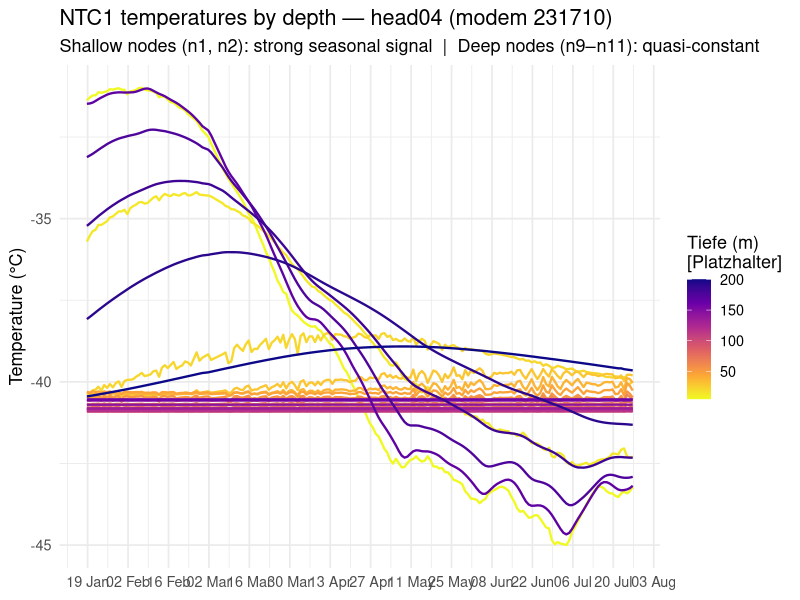
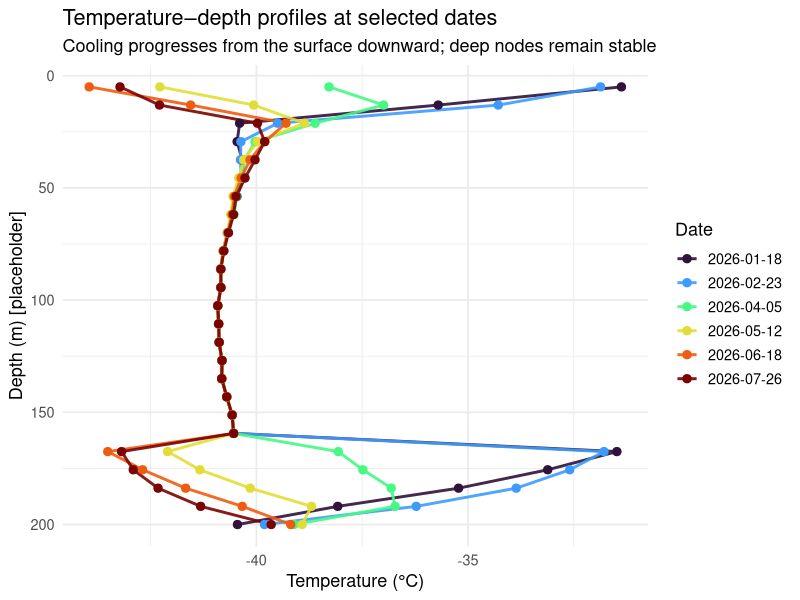
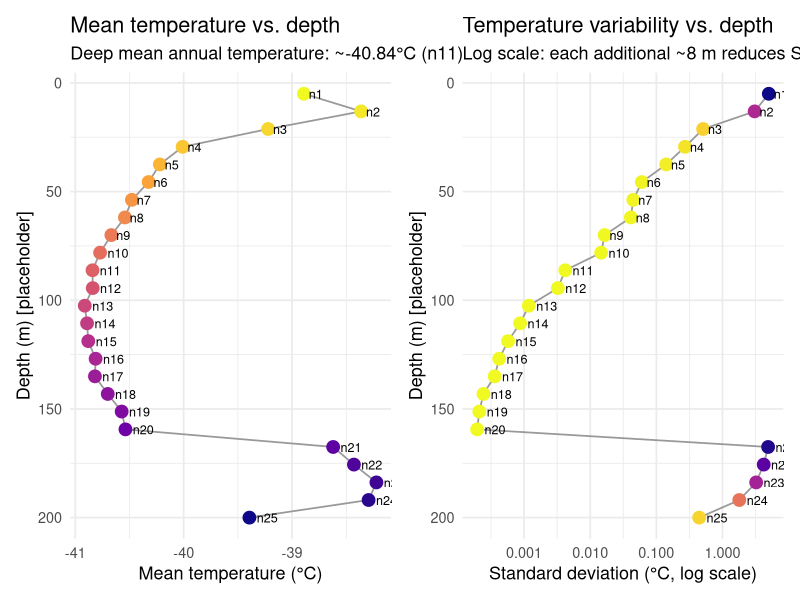
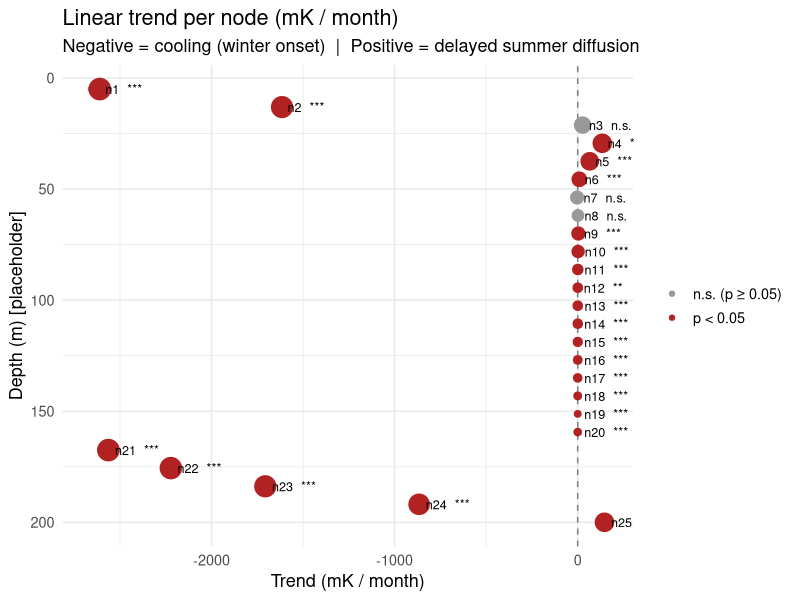
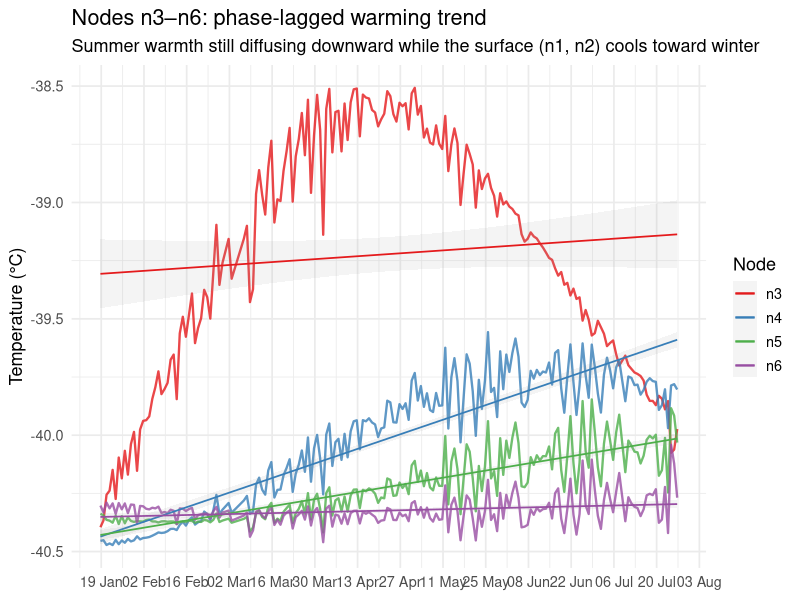
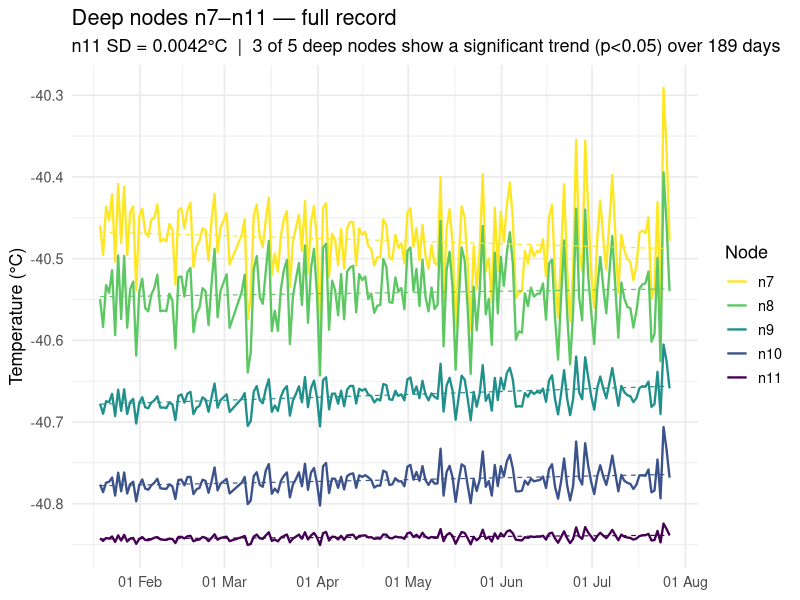
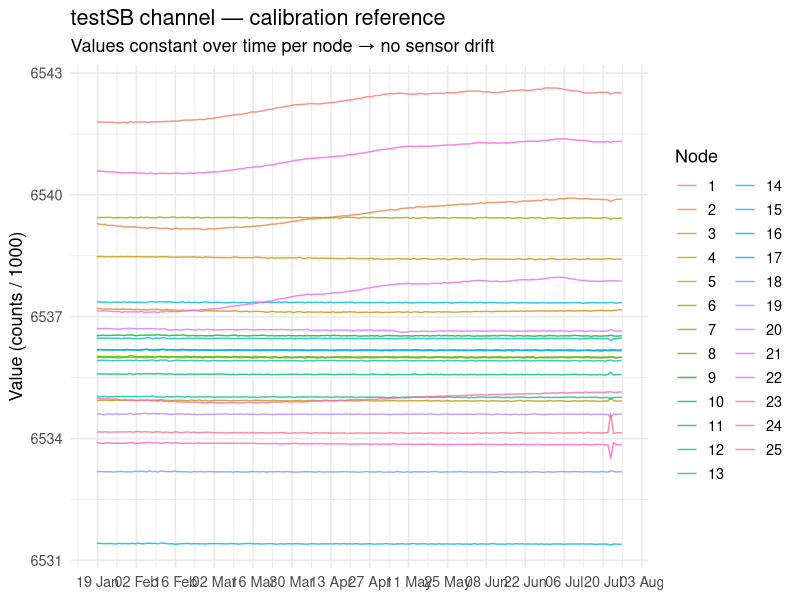

The R script that drew these images, in order:
## ---- chunk 1
library(readr)
library(dplyr)
library(tidyr)
library(ggplot2)
library(lubridate)
library(patchwork)

d <- read_csv("./data/decoded_head04_231710_combined.csv", show_col_types = FALSE) |>
  mutate(
    time_utc = as_datetime(time_utc),
    t_days   = as.numeric(difftime(time_utc, min(time_utc), units = "days"))
  )
## ---- chunk 2
# Placeholder depths: evenly spaced 5–200 m across all 25 nodes.
# (All 25 now decode via the Cloudloop API; under the old 128-B truncation only
# n1–n11 were available, so this table used to stop at n11.)
# Adjust node_depths once true installation depths are available.
depth_step <- (200 - 5) / (25 - 1)
node_depths <- tibble(
  node  = 1:25,
  depth = round(5 + (0:24) * depth_step, 1)
)
knitr::kable(node_depths, col.names = c("Node", "Depth (m) [placeholder]"),
             caption = "Assumed sensor depths — replace with true values")
## ---- chunk 3
ntc_long <- d |>
  select(time_utc, matches("^n[0-9]+\\.ntc1_temp_C$")) |>
  pivot_longer(-time_utc, names_to = "sensor", values_to = "temp_C") |>
  mutate(node = as.integer(sub("n(\\d+)\\..*", "\\1", sensor))) |>
  left_join(node_depths, by = "node")

ggplot(ntc_long, aes(time_utc, temp_C, colour = depth, group = node)) +
  geom_line(linewidth = 0.8) +
  scale_colour_viridis_c(option = "plasma", direction = -1,
                         name = "Tiefe (m)\n[Platzhalter]") +
  scale_x_datetime(date_breaks = "2 weeks", date_labels = "%d %b") +
  labs(
    title    = "NTC1 temperatures by depth — head04 (modem 231710)",
    subtitle = "Shallow nodes (n1, n2): strong seasonal signal  |  Deep nodes (n9–n11): quasi-constant",
    x = NULL, y = "Temperature (°C)"
  ) +
  theme_minimal(base_size = 13)
## ---- chunk 4
profile_dates <- d |>
  pull(time_utc) |> as.Date() |> unique() |>
  (\(x) x[seq(1, length(x), length.out = 6)])() |>
  as.character()

profiles <- ntc_long |>
  mutate(date = as.character(as.Date(time_utc))) |>
  filter(date %in% profile_dates)

ggplot(profiles, aes(temp_C, depth, colour = date, group = date)) +
  geom_path(linewidth = 1, alpha = 0.9) +
  geom_point(size = 2.5) +
  scale_y_reverse(name = "Depth (m) [placeholder]") +
  scale_colour_viridis_d(option = "turbo", name = "Date") +
  labs(
    title    = "Temperature–depth profiles at selected dates",
    subtitle = "Cooling progresses from the surface downward; deep nodes remain stable",
    x = "Temperature (°C)"
  ) +
  theme_minimal(base_size = 13)
## ---- chunk 5
node_stats <- ntc_long |>
  group_by(node, depth) |>
  summarise(
    mean_T  = mean(temp_C, na.rm = TRUE),
    sd_T    = sd(temp_C,   na.rm = TRUE),
    range_T = max(temp_C, na.rm = TRUE) - min(temp_C, na.rm = TRUE),
    .groups = "drop"
  )

p_sd <- ggplot(node_stats, aes(sd_T, depth)) +
  geom_path(colour = "grey60", linewidth = 0.6) +
  geom_point(aes(colour = sd_T), size = 4) +
  geom_text(aes(label = paste0("n", node)), hjust = -0.35, size = 3.2) +
  scale_colour_viridis_c(option = "plasma", direction = -1, guide = "none") +
  scale_y_reverse(name = "Depth (m) [placeholder]") +
  scale_x_log10() +
  labs(title = "Temperature variability vs. depth",
       subtitle = "Log scale: each additional ~8 m reduces SD by ~50%",
       x = "Standard deviation (°C, log scale)") +
  theme_minimal(base_size = 13)

p_mean <- ggplot(node_stats, aes(mean_T, depth)) +
  geom_path(colour = "grey60", linewidth = 0.6) +
  geom_point(aes(colour = depth), size = 4, show.legend = FALSE) +
  scale_colour_viridis_c(option = "plasma", direction = -1) +
  geom_text(aes(label = paste0("n", node)), hjust = -0.35, size = 3.2) +
  scale_y_reverse(name = "Depth (m) [placeholder]") +
  labs(title = "Mean temperature vs. depth",
       subtitle = sprintf("Deep mean annual temperature: ~%.2f°C (n11)",
                          node_stats$mean_T[node_stats$node == 11]),
       x = "Mean temperature (°C)") +
  theme_minimal(base_size = 13)

p_mean | p_sd
## ---- chunk 6
node_stats |>
  mutate(across(where(is.numeric), \(x) round(x, 3))) |>
  knitr::kable(
    col.names = c("Node", "Depth (m)", "Mean T (°C)", "SD (°C)", "Range (°C)"),
    caption   = "Temperature statistics per node"
  )
## ---- chunk 7
ntc_cols <- grep("^n[0-9]+\\.ntc1_temp_C$", names(d), value = TRUE)

trends <- lapply(ntc_cols, function(col) {
  node <- as.integer(sub("n(\\d+)\\..*", "\\1", col))
  dat  <- data.frame(t = d$t_days, y = d[[col]]) |> na.omit()
  m    <- lm(y ~ t, data = dat)
  s    <- summary(m)
  tibble(node            = node,
         slope_mK_month  = coef(m)[2] * 30 * 1000,
         se_mK_month     = s$coefficients[2, 2] * 30 * 1000,
         pval            = s$coefficients[2, 4],
         mean_T          = mean(dat$y),
         sd_T            = sd(dat$y))
}) |>
  bind_rows() |>
  left_join(node_depths, by = "node") |>
  mutate(sig = pval < 0.05,
         sig_label = case_when(pval < 0.001 ~ "***",
                               pval < 0.01  ~ "**",
                               pval < 0.05  ~ "*",
                               TRUE         ~ "n.s."))

ggplot(trends, aes(slope_mK_month, depth)) +
  geom_vline(xintercept = 0, colour = "grey50", linetype = "dashed") +
  geom_errorbarh(aes(xmin = slope_mK_month - se_mK_month,
                     xmax = slope_mK_month + se_mK_month),
                 height = 2, colour = "grey60") +
  geom_point(aes(colour = sig, size = log10(abs(slope_mK_month) + 1))) +
  geom_text(aes(label = paste0("n", node, "  ", sig_label)),
            hjust = -0.15, size = 3.2) +
  scale_y_reverse(name = "Depth (m) [placeholder]") +
  scale_colour_manual(values = c("FALSE" = "grey60", "TRUE" = "firebrick"),
                      labels = c("n.s. (p ≥ 0.05)", "p < 0.05"), name = NULL) +
  scale_size_continuous(range = c(2, 7), guide = "none") +
  labs(
    title    = "Linear trend per node (mK / month)",
    subtitle = "Negative = cooling (winter onset)  |  Positive = delayed summer diffusion",
    x        = "Trend (mK / month)"
  ) +
  theme_minimal(base_size = 13)
## ---- chunk 8
trends |>
  mutate(across(c(slope_mK_month, se_mK_month, mean_T, sd_T), \(x) round(x, 2)),
         pval = formatC(pval, digits = 3, format = "g")) |>
  select(node, depth, mean_T, sd_T, slope_mK_month, se_mK_month, pval, sig_label) |>
  knitr::kable(
    col.names = c("Node", "Depth (m)", "Mean T", "SD", "Trend (mK/mon)", "SE", "p-value", ""),
    caption   = "Linear trend results. Positive trend in n4–n6 reflects phase-lagged downward diffusion of summer warmth."
  )
## ---- chunk 9
mid_cols <- grep("^n[3456]\\.ntc1_temp_C$", names(d), value = TRUE)
d_mid <- d |>
  select(time_utc, all_of(mid_cols)) |>
  pivot_longer(-time_utc, names_to = "sensor", values_to = "temp_C") |>
  mutate(node = as.integer(sub("n(\\d+)\\..*", "\\1", sensor))) |>
  left_join(node_depths, by = "node")

ggplot(d_mid, aes(time_utc, temp_C, colour = factor(node), group = node)) +
  geom_line(linewidth = 0.8, alpha = 0.8) +
  geom_smooth(method = "lm", se = TRUE, alpha = 0.1, linewidth = 0.6) +
  scale_colour_brewer(palette = "Set1", name = "Node",
                      labels = paste0("n", 3:6)) +
  scale_x_datetime(date_breaks = "2 weeks", date_labels = "%d %b") +
  labs(
    title    = "Nodes n3–n6: phase-lagged warming trend",
    subtitle = "Summer warmth still diffusing downward while the surface (n1, n2) cools toward winter",
    x = NULL, y = "Temperature (°C)"
  ) +
  theme_minimal(base_size = 13)
## ---- chunk 10
deep_nodes <- 7:11
deep_cols  <- sprintf("n%d.ntc1_temp_C", deep_nodes)

# Per-node linear fit over the WHOLE record (mK/month + significance).
deep_trends <- lapply(deep_nodes, function(n) {
  dat <- na.omit(data.frame(t = d$t_days, y = d[[sprintf("n%d.ntc1_temp_C", n)]]))
  s   <- summary(lm(y ~ t, dat))
  tibble(node = n, slope_mK_month = s$coefficients[2, 1] * 30 * 1000,
         se = s$coefficients[2, 2] * 30 * 1000, pval = s$coefficients[2, 4],
         sd_T = sd(dat$y))
}) |> bind_rows()
n_sig <- sum(deep_trends$pval < 0.05)

d_deep <- d |>
  select(time_utc, all_of(deep_cols)) |>
  pivot_longer(-time_utc, names_to = "sensor", values_to = "temp_C") |>
  mutate(node = as.integer(sub("n(\\d+)\\..*", "\\1", sensor))) |>
  left_join(node_depths, by = "node")

ggplot(d_deep, aes(time_utc, temp_C, colour = factor(node), group = node)) +
  geom_line(linewidth = 0.8) +
  geom_smooth(method = "lm", se = FALSE, linetype = "dashed",
              linewidth = 0.4, alpha = 0.6) +
  scale_colour_viridis_d(option = "viridis", direction = -1,
                          name = "Node", labels = paste0("n", deep_nodes)) +
  scale_x_datetime(date_breaks = "1 month", date_labels = "%d %b") +
  labs(
    title    = "Deep nodes n7–n11 — full record",
    subtitle = sprintf("n11 SD = %.4f°C  |  %d of 5 deep nodes show a significant trend (p<0.05) over %d days",
                       deep_trends$sd_T[deep_trends$node == 11], n_sig, round(max(d$t_days))),
    x = NULL, y = "Temperature (°C)"
  ) +
  theme_minimal(base_size = 13)
## ---- chunk 11
deep_trends |>
  mutate(across(c(slope_mK_month, se, sd_T), \(x) round(x, 3)),
         pval = formatC(pval, digits = 2, format = "g"),
         sig  = ifelse(pval < 0.05, "yes", "—")) |>
  knitr::kable(col.names = c("Node", "Trend (mK/mon)", "SE", "p-value", "SD (°C)", "p<0.05"),
    caption = "Deep-node linear trend over the full record.")
## ---- chunk 12
sb_long <- d |>
  select(time_utc, matches("testSB")) |>
  pivot_longer(-time_utc, names_to = "sensor", values_to = "value") |>
  mutate(node = as.integer(sub("n(\\d+)\\..*", "\\1", sensor)))

ggplot(sb_long, aes(time_utc, value, colour = factor(node), group = node)) +
  geom_line(linewidth = 0.5, alpha = 0.8) +
  scale_x_datetime(date_breaks = "2 weeks", date_labels = "%d %b") +
  labs(
    title    = "testSB channel — calibration reference",
    subtitle = "Values constant over time per node → no sensor drift",
    x = NULL, y = "Value (counts / 1000)", colour = "Node"
  ) +
  theme_minimal(base_size = 13)
